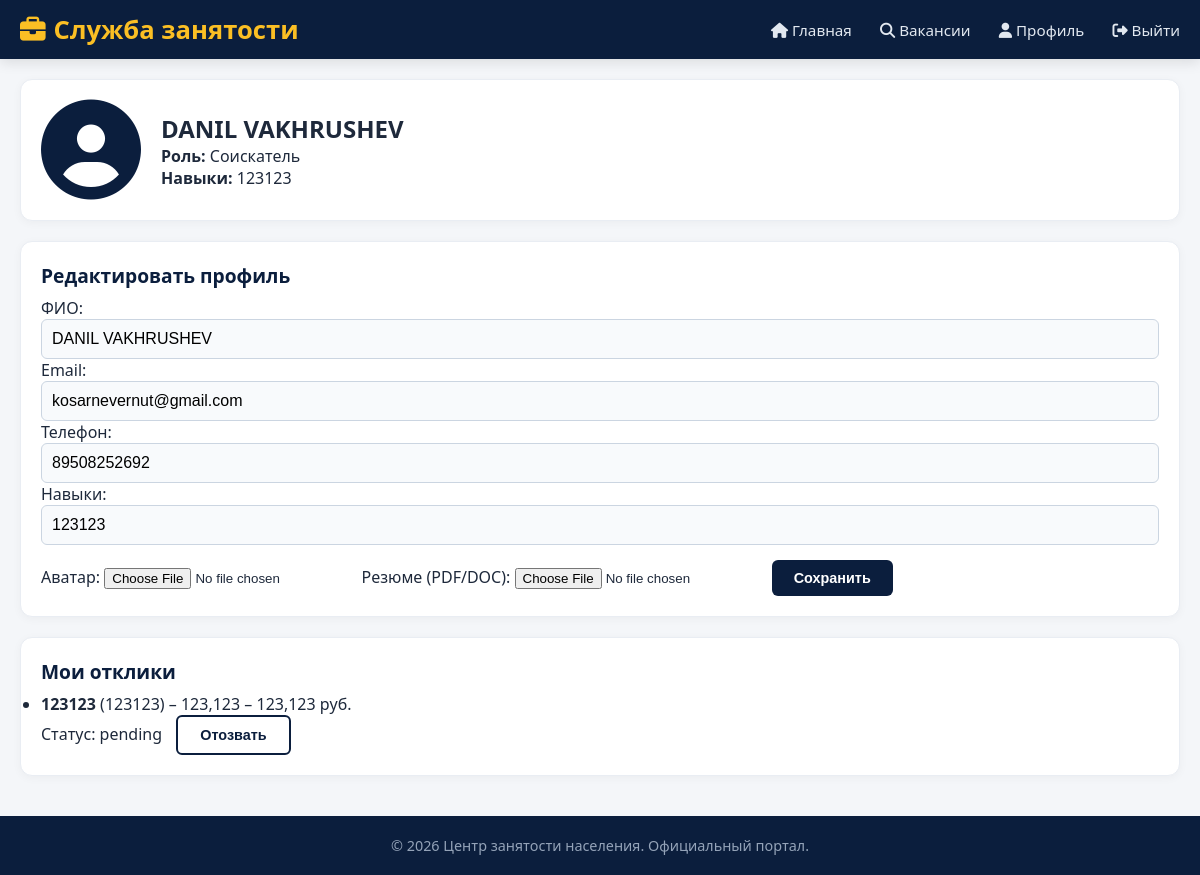
Screenshot of /profile (signed in) with the database file from the repository.
### tables this page shows
CREATE TABLE users (
    id INTEGER PRIMARY KEY AUTOINCREMENT,
    username TEXT UNIQUE NOT NULL,
    password_hash TEXT NOT NULL,
    full_name TEXT DEFAULT '',
    email TEXT DEFAULT '',
    phone TEXT DEFAULT '',
    role TEXT DEFAULT 'applicant',
    company TEXT DEFAULT '',
    skills TEXT DEFAULT '',
    avatar_file TEXT DEFAULT '',
    resume_file TEXT DEFAULT ''
);

CREATE TABLE applications (
    id INTEGER PRIMARY KEY AUTOINCREMENT,
    user_id INTEGER,
    vacancy_id INTEGER,
    status TEXT DEFAULT 'pending',
    created_at TIMESTAMP DEFAULT CURRENT_TIMESTAMP,
    FOREIGN KEY (user_id) REFERENCES users (id),
    FOREIGN KEY (vacancy_id) REFERENCES vacancies (id),
    UNIQUE(user_id, vacancy_id)
);

CREATE TABLE vacancies (
    id INTEGER PRIMARY KEY AUTOINCREMENT,
    title TEXT NOT NULL,
    description TEXT,
    salary_from INTEGER,
    salary_to INTEGER,
    company TEXT,
    employer_id INTEGER,
    is_active INTEGER DEFAULT 1,
    created_at TIMESTAMP DEFAULT CURRENT_TIMESTAMP,
    FOREIGN KEY (employer_id) REFERENCES users (id)
);

### app.py (the view, shortened to what this page needs)
@app.route('/profile', methods=['GET', 'POST'])
@login_required
def profile():
    db = get_db()
    user = g.user
    user = db.execute('SELECT * FROM users WHERE id = ?', (user['id'],)).fetchone()
    if user['role'] == 'employer':
        my_vacancies = db.execute('SELECT * FROM vacancies WHERE employer_id = ? ORDER BY created_at DESC', (user['id'],)).fetchall()
        return render_template('profile.html', user=user, my_vacancies=my_vacancies)
    else:
        applications = db.execute('''
            SELECT a.id, a.status, a.created_at, v.title, v.company, v.salary_from, v.salary_to, v.id as vacancy_id
            FROM applications a JOIN vacancies v ON a.vacancy_id = v.id
            WHERE a.user_id = ? ORDER BY a.created_at DESC
        ''', (user['id'],)).fetchall()
        return render_template('profile.html', user=user, applications=applications)

### app.py (called while the page is built)
def get_db():
    if 'db' not in g:
        g.db = sqlite3.connect(DATABASE)
        g.db.row_factory = sqlite3.Row
    return g.db

@app.before_request
def load_logged_in_user():
    user_id = session.get('user_id')
    if user_id is None:
        g.user = None
    else:
        db = get_db()
        g.user = db.execute('SELECT * FROM users WHERE id = ?', (user_id,)).fetchone()

def login_required(view):
    from functools import wraps
    @wraps(view)
    def wrapped_view(**kwargs):
        if g.user is None: return redirect(url_for('login'))
        return view(**kwargs)
    return wrapped_view

def format_salary(vac):
    fr = vac['salary_from']
    to = vac['salary_to']
    if fr and to:
        return f"{fr:,} – {to:,} руб."
    elif fr:
        return f"от {fr:,} руб."
    elif to:
        return f"до {to:,} руб."
    return "не указана"

### templates/profile.html (shortened to what this page needs)
{% extends "base.html" %}
{% block content %}
    <div class="card">
        <div style="display: flex; gap: 20px; align-items: center;">
            {% if user.avatar_file %}
                <img src="{{ url_for('uploaded_file', filename=user.avatar_file) }}" class="profile-avatar" style="width:100px;height:100px;object-fit:cover;border-radius:50%;">
            {% else %}
                <i class="fa-solid fa-user-circle" style="font-size: 100px; color: #0b1e3d;"></i>
            {% endif %}
            <div>
                <h2>{{ user.full_name or user.username }}</h2>
                <p><strong>Роль:</strong> {{ {'applicant':'Соискатель','employer':'Работодатель','admin':'Администратор'}[user.role] }}</p>
                {% if user.skills %}<p><strong>Навыки:</strong> {{ user.skills }}</p>{% endif %}
            </div>
        </div>
    </div>
    <div class="card">
        <h3>Редактировать профиль</h3>
        <form method="post" enctype="multipart/form-data">
            <label>ФИО:</label>
            <input type="text" name="full_name" value="{{ user.full_name }}">
            <label>Email:</label>
            <input type="email" name="email" value="{{ user.email }}">
            <label>Телефон:</label>
            <input type="text" name="phone" value="{{ user.phone }}">
            {% if user.role == 'employer' %}
                <label>Компания:</label>
                <input type="text" name="company" value="{{ user.company }}">
            {% else %}
                <label>Навыки:</label>
                <input type="text" name="skills" value="{{ user.skills }}">
            {% endif %}
            <label>Аватар:</label>
            <input type="file" name="avatar" accept="image/*">
            {% if user.role == 'applicant' %}
                <label>Резюме (PDF/DOC):</label>
                <input type="file" name="resume">
            {% endif %}
            <button type="submit" class="btn" style="margin-top:15px;">Сохранить</button>
        </form>
    </div>
    {% if user.role == 'employer' %}
        <div class="card">
            <h3>Мои вакансии</h3>
            {% if my_vacancies %}
                <ul class="vacancy-list">
                {% for v in my_vacancies %}
                    <li><a href="{{ url_for('employer_vacancy', id=v.id) }}">{{ v.title }}</a> ({{ v.salary_from or '?' }} – {{ v.salary_to or '?' }})</li>
                {% endfor %}
                </ul>
            {% else %}
                <p>Нет созданных вакансий.</p>
            {% endif %}
            <a href="{{ url_for('create_vacancy') }}" class="btn btn-gold">Создать вакансию</a>
        </div>
    {% else %}
        <div class="card">
            <h3>Мои отклики</h3>
            {% if applications %}
                <ul class="applications-list">
                {% for a in applications %}
                    <li>
                        <strong>{{ a.title }}</strong> ({{ a.company }}) – {{ format_salary(a) }}<br>
                        Статус: <span class="status-{{ a.status }}">{{ a.status }}</span>
                        {% if a.status == 'pending' %}
                            <form method="post" action="{{ url_for('withdraw_application', app_id=a.id) }}" style="display:inline;">
                                <button class="btn btn-sm btn-outline" style="margin-left:10px;">Отозвать</button>
                            </form>
                        {% endif %}
                    </li>
                {% endfor %}
                </ul>
            {% else %}
                <p>Нет активных откликов.</p>
            {% endif %}
        </div>
    {% endif %}
{% endblock %}

### static/css/style.css (style rules this page uses)
* { margin: 0; padding: 0; box-sizing: border-box; }
body { font-family: 'Segoe UI', 'Roboto', 'Helvetica Neue', sans-serif; background: #f4f6f9; color: #1e293b; min-height: 100vh; display: flex; flex-direction: column; }
.card { background: white; border-radius: 12px; padding: 20px; margin-bottom: 20px; box-shadow: 0 2px 10px rgba(0,0,0,0.04); transition: box-shadow 0.3s, transform 0.3s; border: 1px solid #e9edf3; }
.card h3 { color: #0b1e3d; margin-bottom: 8px; font-size: 1.2rem; }
.btn { display: inline-block; background: #0b1e3d; color: white; padding: 10px 22px; border-radius: 6px; font-weight: 600; text-decoration: none; border: none; cursor: pointer; transition: background 0.2s; font-size: 0.9rem; }
.btn-outline { background: transparent; border: 2px solid #0b1e3d; color: #0b1e3d; }
input[type="text"], input[type="password"], input[type="email"], input[type="number"], select, textarea { width: 100%; padding: 10px; border: 1px solid #cbd5e1; border-radius: 6px; font-size: 1rem; background: #f8fafc; transition: border-color 0.2s; }

### rows the page displays
users: full_name "DANIL VAKHRUSHEV", role "Соискатель", skills "123123", email "kosarnevernut@gmail.com", phone "89508252692"
applications: title "123123", company "123123", format_salary "123,123 – 123,123 руб.", status "pending"
